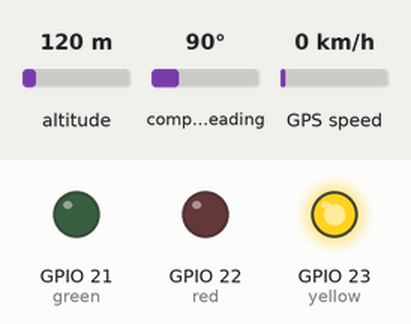
A sketch run on a simulated ESP32. On the bench: output pins drawn as LEDs (lit = HIGH). Inputs (shaded band) come from the test bench; at power-on: altitude 120 m, compass heading 90°, GPS speed 0 km/h. WiFi joins after 1.5 s; servers stay silent unless stated; the GPS gets a fix after 3 s at 37.7749, -122.4194 with 8 satellites; what the sketch prints to the serial monitor is not drawn.

Above: at 0.1 s.
At 3.1 s:
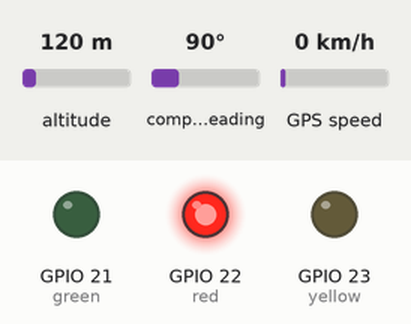
At 8.1 s:
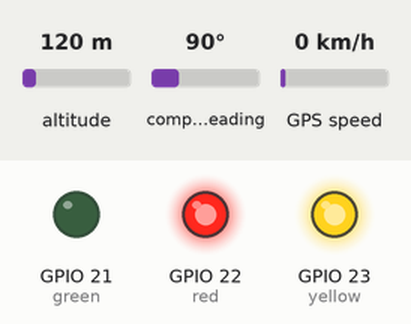
At 10.1 s:
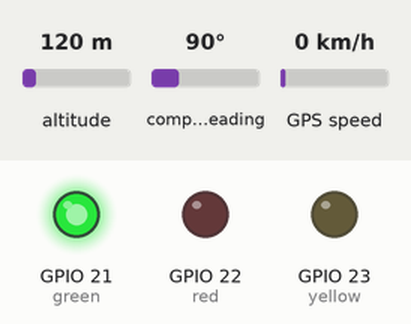
Timing chart, 0 to 11.6 s (numbered marks = the images above):
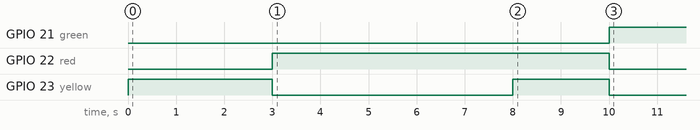

Measured:
- by itself, GPIO 21 (green): LOW → HIGH at 10.0 s
- by itself, GPIO 22 (red): LOW → HIGH at 3.0 s, → LOW 7.0 s later
- by itself, GPIO 23 (yellow): LOW → HIGH at 0.00 s, → LOW 3.0 s later, → HIGH 5.0 s later, → LOW 2.0 s later

The sketch:

ESP32_WiFi_TrafficSignal.ino
```cpp
#include <WiFi.h>
#include <TinyGPS++.h>
#include <SoftwareSerial.h>

int red = 22;
int yellow = 23;
int green = 21;

const char* ssid = "MyESP8266AP";
const char* password = "password123";

bool connectedToWiFi = false;

SoftwareSerial SerialGPS(4, 5); // SoftwareSerial for GPS module

TinyGPSPlus gps; // Create an instance of the TinyGPS++ library


void setup()
{
  Serial.begin(115200);

  pinMode(red, OUTPUT);
  pinMode(yellow, OUTPUT);
  pinMode(green, OUTPUT);

  // Connect to Wi-Fi
  WiFi.begin(ssid, password);
  Serial.println("Connecting to WiFi...");

  // Clear any previous GPS data
  gps = TinyGPSPlus();
}

void loop()
{
  int rssi = WiFi.RSSI();
  Serial.print("RSSI: ");
  Serial.println(rssi);

  if ((!connectedToWiFi && WiFi.status() == WL_CONNECTED) && (rssi > -50))
  {
    connectedToWiFi = true;
    Serial.println("Connected to WiFi");
    Serial.print("IP address: ");
    Serial.println(WiFi.localIP());
    digitalWrite(yellow, LOW);
    digitalWrite(red, LOW);
    digitalWrite(green, HIGH);
  }

  if (WiFi.status() != WL_CONNECTED) {
    if (connectedToWiFi) {
      connectedToWiFi = false;
      Serial.println("Disconnected from WiFi");
      delay(5000); // Wait for 5 seconds before trying to reconnect
      WiFi.begin(ssid, password);
      Serial.println("Reconnecting to WiFi...");
    }
    digitalWrite(green, LOW);
    digitalWrite(yellow, HIGH);
    delay(3000);

  // turn off yellow, then turn red on for 5 seconds
    digitalWrite(yellow, LOW);
    digitalWrite(red, HIGH);
    delay(5000);

  // red and yellow on for 2 seconds (red is already on though)
    digitalWrite(yellow, HIGH);
    delay(2000);

  // turn off red and yellow, then turn on green
    digitalWrite(yellow, LOW);
    digitalWrite(red, LOW);
    digitalWrite(green, HIGH);
    delay(3000);
  }

  // Read and print GPS data
  while (SerialGPS.available() > 0) {
    char c = SerialGPS.read();
    gps.encode(c); // Pass the character to TinyGPS++
    Serial.println("GPS data received");
  }

  // Check for valid GPS data and print it
  if (gps.location.isValid()) {
    Serial.print("Latitude: ");
    Serial.println(gps.location.lat(), 6);
    Serial.print("Longitude: ");
    Serial.println(gps.location.lng(), 6);
  }
}
```
